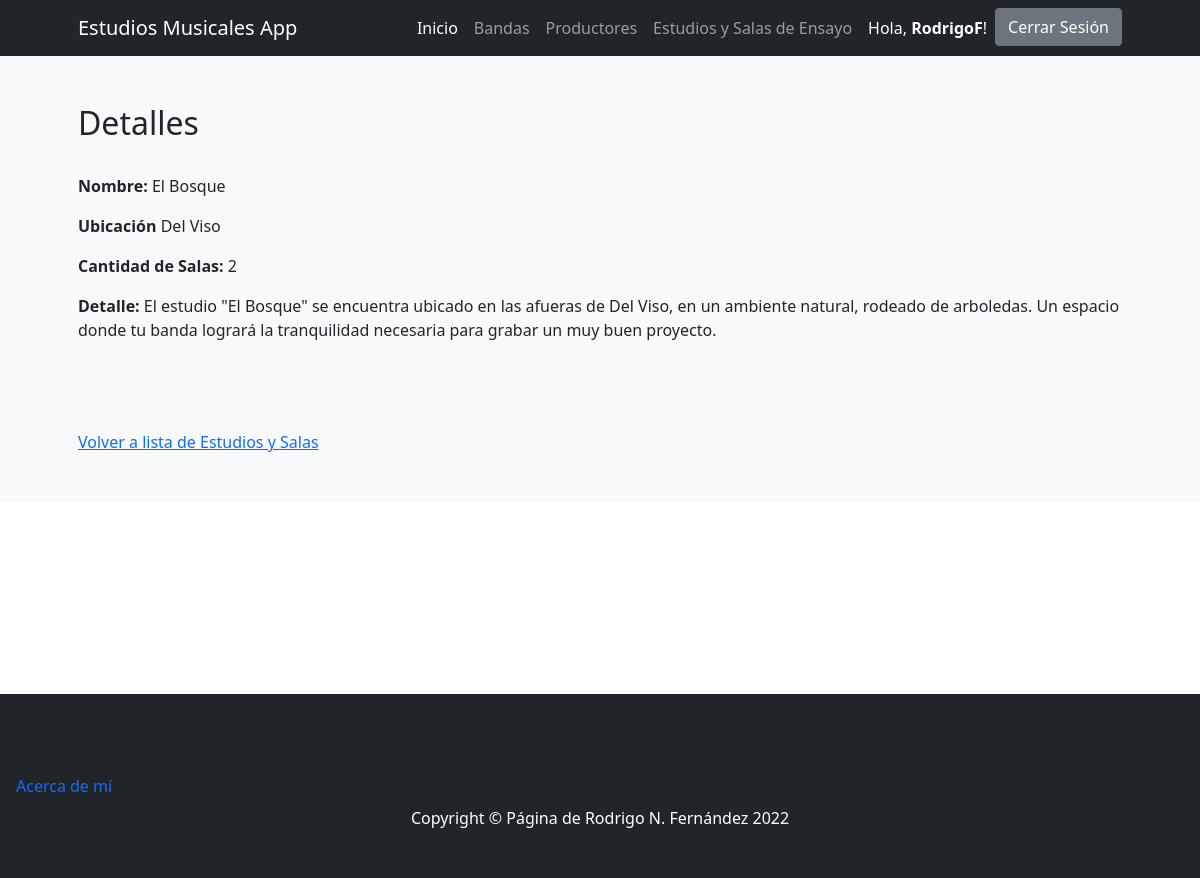
The page /estudios/2 (signed in) on the database as committed earlier.
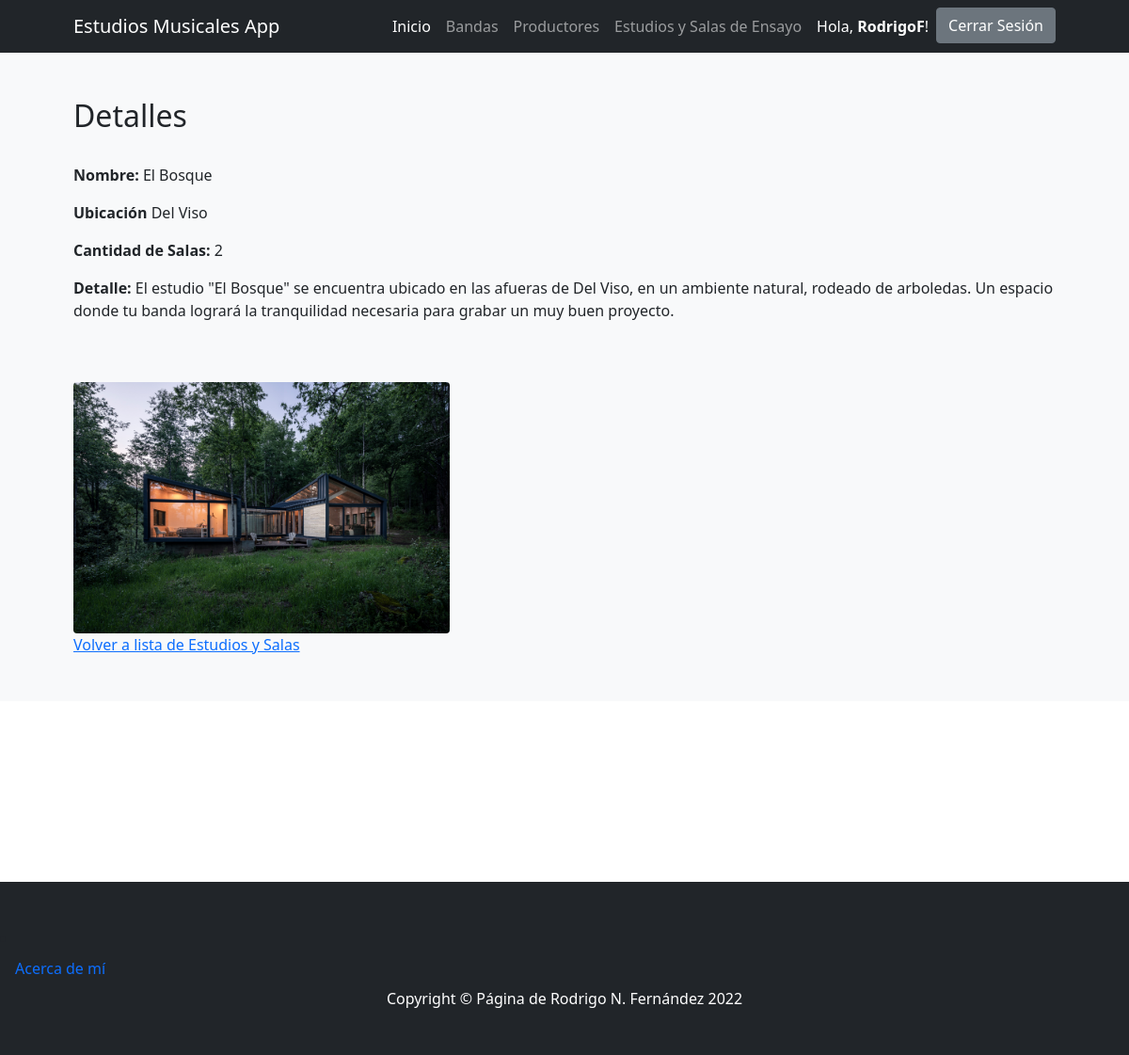
The same page on the database as committed later.
### ProyectoCoderApp/models.py (models this page shows)
class Estudios(models.Model):
    nombre = models.CharField(max_length=30) # Texto
    ubicacion = models.CharField(max_length=30)
    cantidad_salas = models.IntegerField()
    detalle = models.CharField(max_length=500)
    imagen = models.ImageField("Imagen", upload_to="estudios/",null=True,blank=True)
    class Meta:
        verbose_name_plural="Estudios"

### ProyectoCoderApp/views.py (the view)
# urls.py: path('estudios/<pk>', EstudioDetail.as_view(), name="estudio_detail"),
class EstudioDetail(DetailView):
    model = Estudios
    template_name = "ProyectoCoderApp/estudio_detail.html"

### ProyectoCoderApp/templates/ProyectoCoderApp/estudio_detail.html (shortened to what this page needs)
{% extends 'ProyectoCoderApp/base.html' %}
{% load static %}
{% block contenidoPagina %}
<section class="bg-light py-5">
    <div class="container px-5">
        <h2>Detalles</h2>
        <br>
        <p><b>Nombre: </b> {{ estudios.nombre }} </p>
        <p><b>Ubicación </b> {{ estudios.ubicacion }} </p>
        <p><b>Cantidad de Salas: </b> {{ estudios.cantidad_salas }} </p>
        <p><b>Detalle: </b> {{ estudios.detalle }} </p>
        <br><br>
        {% if estudios.imagen %}
        <img class="img-fluid rounded mb-4 mb-lg-0" src="{{estudios.imagen.url}}" alt="" width="400" height="400">
        {% endif %}
        <br>
    <a href="{% url 'estudios' %}">Volver a lista de Estudios y Salas</a>
    </div>
</section>
{% endblock %}

### ProyectoCoderApp/templates/ProyectoCoderApp/base.html (shortened to what this page needs)
{% load static %}
<!DOCTYPE html>
<html lang="es">
    <head>
        <link href="https://cdn.jsdelivr.net/npm/bootstrap-icons@1.4.1/font/bootstrap-icons.css" rel="stylesheet" />
        <link href="{% static 'css/styles.css' %}" rel="stylesheet" />
    </head>
    <body>
        <nav class="navbar navbar-expand-lg navbar-dark bg-dark">
            <div class="container px-5" >
                <a class="navbar-brand" href="{% url 'index' %}">Estudios Musicales App</a>
                <div class="collapse navbar-collapse" id="navbarSupportedContent">
                    <ul class="navbar-nav ms-auto mb-2 mb-lg-0">
                        <li class="nav-item"><a class="nav-link active" aria-current="page" href="{% url 'index' %}">Inicio</a></li>
                        <li class="nav-item"><a class="nav-link" href="{% url 'bandas' %}">Bandas</a></li>
                        {% if user.is_authenticated %}
                            <li class="nav-item"><a class="nav-link" href="{% url 'productores' %}">Productores</a></li>
                            <li class="nav-item"><a class="nav-link" href="{% url 'estudios' %}">Estudios y Salas de Ensayo</a></li>
                        {% endif %}
                        {% if user.is_authenticated %}
                            <li class="nav-item"><a class="nav-link active" href="{% url 'editar_perfil' %}"> Hola, <b>{{user.username}}</b>!</a>
                            <li class="nav-item"><a class="btn btn-secondary" href="{% url 'logout' %}">Cerrar Sesión</a></li>
                        {% else %}
                            <li class="nav-item"><a class="btn btn-secondary mx-3 " href="{% url 'login' %}">Iniciar Sesión</a></li>
                            <li class="nav-item"><a class="btn btn-outline-secondary" href="{% url 'register' %}">Registrarse</a></li>
                        {% endif %}
                    </ul>
                </div>
            </div>
        </nav>
        {% block contenidoPagina %}
        {% endblock %}
<br><br><br><br><br><br><br><br>
        <footer class="py-5 bg-dark">
            <li class="nav-item"><a class="nav-link active" aria-current="page" href="{% url 'acerca_de' %}">Acerca de mí</a></li>
            <div class="container px-5"><p class="m-0 text-center text-white">Copyright &copy; Página de Rodrigo N. Fernández 2022</p>
            </div>
        </footer>
    </body>
</html>

Rows that differ between the two databases and show on the page:
changed Estudios "El Bosque": imagen: picture added
